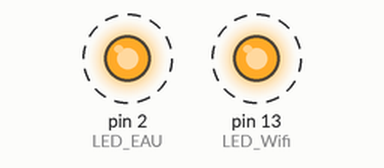
Bench run of a sketch on a simulated Arduino Uno, built with avr-gcc and run on an emulated ATmega328P. Shown: output pins drawn as LEDs (lit = HIGH). Dashed ring = blinking.

Above: at 0.15 s.
Timing chart, 0 to 3.0 s (numbered marks = the images above):
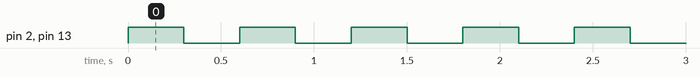

Measured:
- by itself, pin 2 (LED_EAU), pin 13 (LED_Wifi): alternates HIGH for 0.30 s and LOW for 0.30 s

The sketch:

LED_blink_wifi.ino
```cpp
#define LED_Wifi 13
#define LED_EAU 2
void setup() {
  // initialize digital pin LED_BUILTIN as an output.
  pinMode(LED_Wifi, OUTPUT);
  pinMode(LED_EAU, OUTPUT);
}

// the loop function runs over and over again forever
void loop() {
  digitalWrite(LED_Wifi, HIGH);
  digitalWrite(LED_EAU, HIGH);
  delay(300);
  digitalWrite(LED_Wifi, LOW);
  digitalWrite(LED_EAU, LOW);
  delay(300);
}
```
